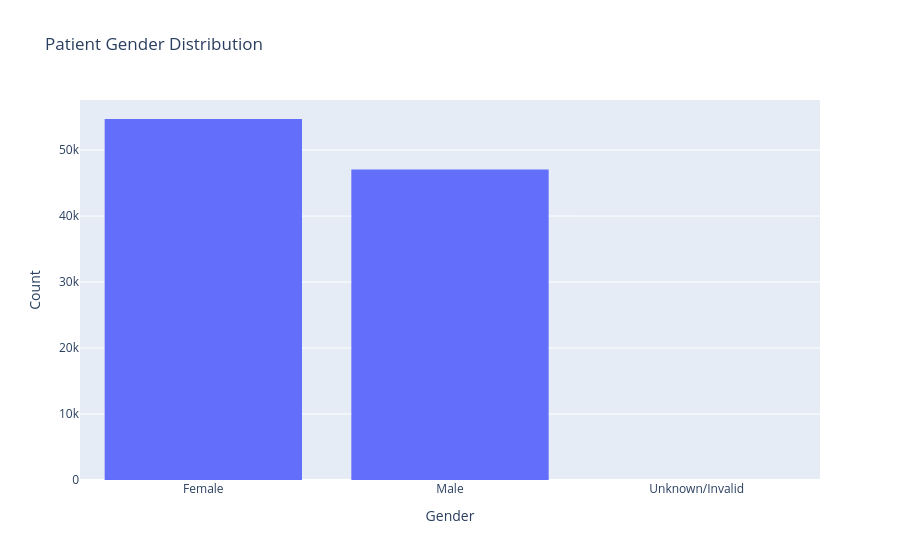

The code cell stored with this chart in its notebook:
### Code cell
fig = px.histogram(df, x="gender", title="Patient Gender Distribution")
fig.update_layout(xaxis_title="Gender",
                  yaxis_title="Count")
fig.show()

### Figure 1 — Plotly figure (JSON) as saved in the notebook; plotly's stock layout.template omitted (floating-point values rounded to 4 significant figures; data arrays with more than 128 entries replaced by an {"elided": "..."} marker saying what was removed)
{"data": [{"bingroup": "x", "hovertemplate": "gender=%{x}<br>count=%{y}<extra></extra>", "legendgroup": "", "marker": {"color": "#636efa", "pattern": {"shape": ""}}, "name": "", "orientation": "v", "showlegend": false, "type": "histogram", "x": {"elided": "101766 str values"}, "xaxis": "x", "yaxis": "y"}], "layout": {"barmode": "relative", "legend": {"tracegroupgap": 0}, "title": {"text": "Patient Gender Distribution"}, "xaxis": {"anchor": "y", "domain": [0, 1], "title": {"text": "Gender"}}, "yaxis": {"anchor": "x", "domain": [0, 1], "title": {"text": "Count"}}}}
